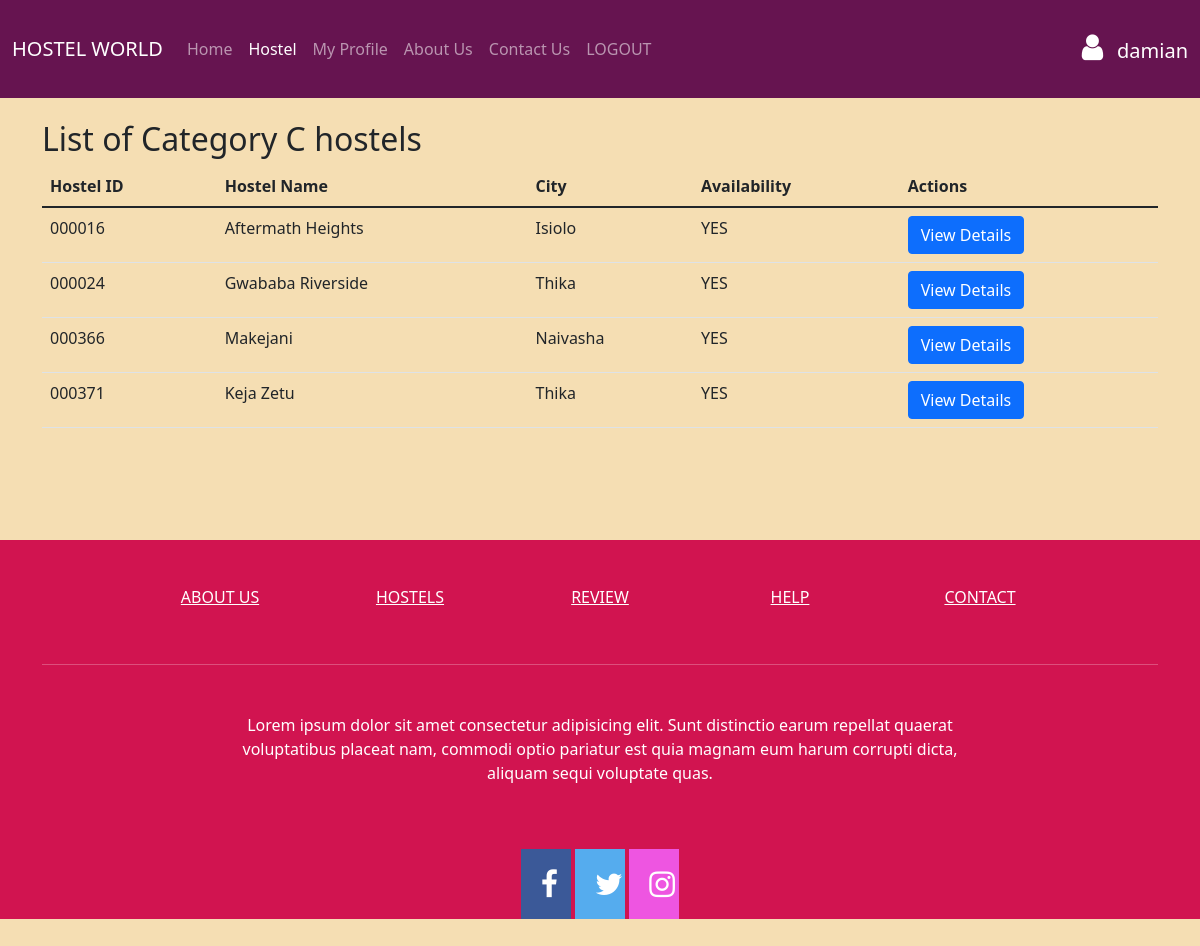
Page /categoryc.php (signed in) on the committed database.
### tables this page shows
CREATE TABLE IF NOT EXISTS `hostels` (
  `hostel_id` int(6) UNSIGNED ZEROFILL NOT NULL,
  `hostel_name` varchar(128) NOT NULL,
  `owner_id` int(4) UNSIGNED ZEROFILL DEFAULT NULL,
  `city` varchar(64) DEFAULT NULL,
  `category_id` int(4) UNSIGNED ZEROFILL DEFAULT NULL,
  `contact_no` varchar(64) DEFAULT NULL,
  `pincode` varchar(32) DEFAULT NULL,
  `seat_availability` varchar(64) DEFAULT NULL,
  `county` varchar(64) DEFAULT NULL,
  `charge_triple` float(10,2) DEFAULT NULL,
  `charge_single` float(10,2) DEFAULT NULL,
  `charge_double` float(10,2) DEFAULT NULL,
  `cap_single` int(11) DEFAULT NULL,
  `cap_double` int(11) DEFAULT NULL,
  `cap_triple` int(11) DEFAULT NULL
);

### categoryc.php (the view, shortened to what this page needs)
<?php
$login = $_SESSION['loggin'];
?>
<!doctype html>
<html lang="en">
<head>
    <link rel="stylesheet" href="style.css">
    <link href="https://cdn.jsdelivr.net/npm/bootstrap@5.1.3/dist/css/bootstrap.min.css" rel="stylesheet">
    <link href="https://cdn.jsdelivr.net/npm/bootstrap@5.1.3/dist/css/bootstrap.min.css" rel="stylesheet">
    <link rel="stylesheet" href="https://cdnjs.cloudflare.com/ajax/libs/font-awesome/4.7.0/css/font-awesome.min.css">
    <link rel="stylesheet" href="styleabout.css">
    <link rel="stylesheet" href="style.css">
</head>
<body>
    <nav class="navbar fixed-top navbar-expand-lg navbar-dark navigations">
        <div class="container-fluid">
            <a class="navbar-brand" href="/project/index.php">HOSTEL WORLD</a>
            <div class="collapse navbar-collapse" id="navbarSupportedContent">
                <ul class="navbar-nav me-auto mb-2 mb-lg-0">
                    <li class="nav-item">
                        <a class="nav-link" aria-current="page" href="/project/index.php">Home</a>
                    </li>
                    <li class="nav-item">
                    <li class="nav-item">
                        <a class="nav-link active" aria-current="page" href="#">Hostel</a>
                    </li>
                    <li class="nav-item">
                        <a class="nav-link" href="/project/myhostels.php">My Profile</a>
                    </li>
                    <li class="nav-item">
                        <a class="nav-link" href="/project/about.php">About Us</a>
                    </li>
                    <li class="nav-item">
                        <a class="nav-link" href="/project/contact.php">Contact Us</a>
                    </li>
                    <?php
                    if ($login) {
                        echo "</li>
                            <li class='nav-item'>
                       <a class='nav-link'href='index.php?logout='1''>LOGOUT</a>
                        </li>";
                    }
                    ?>
                </ul>
                <div class="d-flex">
                    <?php if (isset($_SESSION['username'])) : ?>
                        <p>
                        <div class="d-flex">
                            <h5 class="mt-1 mr-2 text-white" type="submit">
                                <i class="fa fa-user text-white"></i>
                                <?php echo $_SESSION['username']; ?>
                            </h5>
                        </div>
                        </p>
                    <?php endif ?>
                </div>
            </div>
    </nav>
    <br><br><br>
    <br><br>
    <div class="container">
        <h2>List of Category C hostels</h2>
        <table class="table table-hover">
            <thead>
                <tr>
                    <th scope="col">Hostel ID</th>
                    <th scope="col">Hostel Name</th>
                    <th scope="col">City</th>
                    <th scope="col">Availability</th>
                    <th scope="col">Actions</th>
                </tr>
            </thead>
            <tbody>
                <?php
                include("connection.php");
                $query = "select * from hostels where category_id='0003'";
                $data = mysqli_query($conn, $query);
                $total = mysqli_num_rows($data);
                if ($total != 0) {
                    while ($result = mysqli_fetch_assoc($data)) {
                        $id = $result['hostel_id'];
                        echo "
                            <tr>
                            <td>" . $result['hostel_id'] . "</td>
                            <td>" . $result['hostel_name'] . "</td>
                            <td>" . $result['city'] . "</td>
                            <td>" . $result['seat_availability'] . "</td>" .
                            "<td><a href='project/view.php?id=$id'class='btn btn-primary'>View Details</a></td>" .
                            "</tr>";
                    }
                }
                ?>
            </tbody>
        </table>
    </div>
    <br><br>
    <div class="footer">
        <footer class="text-center text-white" style="background-color: rgb(209 20 80);">
            <div class="container">
                <section class="mt-5">
                    <div class="row text-center d-flex justify-content-center pt-5">
                        <div class="col-md-2">
                            <h6 class="text-uppercase font-weight-bold">
                                <a href="/project/about.php" class="text-white">About us</a>
                            </h6>
                        </div>
                        <div class="col-md-2">
                            <h6 class="text-uppercase font-weight-bold">
                                <a href="/project/hostels.php" class="text-white">Hostels</a>
                            </h6>
                        </div>
                        <div class="col-md-2">
                            <h6 class="text-uppercase font-weight-bold">
                                <a href="#!" class="text-white">Review</a>
                            </h6>
                        </div>
                        <div class="col-md-2">
                            <h6 class="text-uppercase font-weight-bold">
                                <a href="/project/contact.php" class="text-white">Help</a>
                            </h6>
                        </div>
                        <div class="col-md-2">
                            <h6 class="text-uppercase font-weight-bold">
                                <a href="/project/contact.php" class="text-white">Contact</a>
                            </h6>
                        </div>
                    </div>
                </section>
                <hr class="my-5" />
                <section class="mb-5">
                    <div class="row d-flex justify-content-center">
                        <div class="col-lg-8">
                            <p>
                                Lorem ipsum dolor sit amet consectetur adipisicing elit. Sunt distinctio earum repellat quaerat voluptatibus placeat nam, commodi optio pariatur est quia magnam eum harum corrupti dicta, aliquam sequi voluptate quas.
                            </p>
                        </div>
                    </div>
                </section>
                <section class="text-center mb-5">
                    <a href="#" class="fa fa-facebook"></a>
                    <a href="#" class="fa fa-twitter"></a>
                    <a href="#" class="fa fa-instagram"></a>
                </section>
            </div>
        </footer>
    </div>
</body>
</html>

### style.css (style rules this page uses)
body { background-color: wheat; }
.navigations { background-color: rgb(102 20 80); }
.fa-facebook { background: #3B5998; color: white; }
.fa-twitter { background: #55ACEE; color: white; }
.fa-instagram { background: #ee55e1; color: white; }
.fa { padding: 20px; font-size: 30px; width: 50px; text-align: center; text-decoration: none; }
.footer { background-color: rgb(102 20 80); background-repeat: no-repeat; background-size: cover; }

### styleabout.css (style rules this page uses)
.fa-facebook { background: #3B5998; color: white; }
.fa-twitter { background: #55ACEE; color: white; }
.fa-instagram { background: #ee55e1; color: white; }
.fa { padding: 20px; font-size: 30px; width: 50px; text-align: center; text-decoration: none; }
.navigations { background-color: rgb(102 20 80); }

### rows in the picture
hostels: hostel_id "000016", hostel_name "Aftermath Heights", city "Isiolo", seat_availability "YES"
hostels: hostel_id "000024", hostel_name "Gwababa Riverside", city "Thika", seat_availability "YES"
hostels: hostel_id "000366", hostel_name "Makejani", city "Naivasha", seat_availability "YES"
hostels: hostel_id "000371", hostel_name "Keja Zetu", city "Thika", seat_availability "YES"

### other values in the picture
$_SESSION['username'] "damian"
